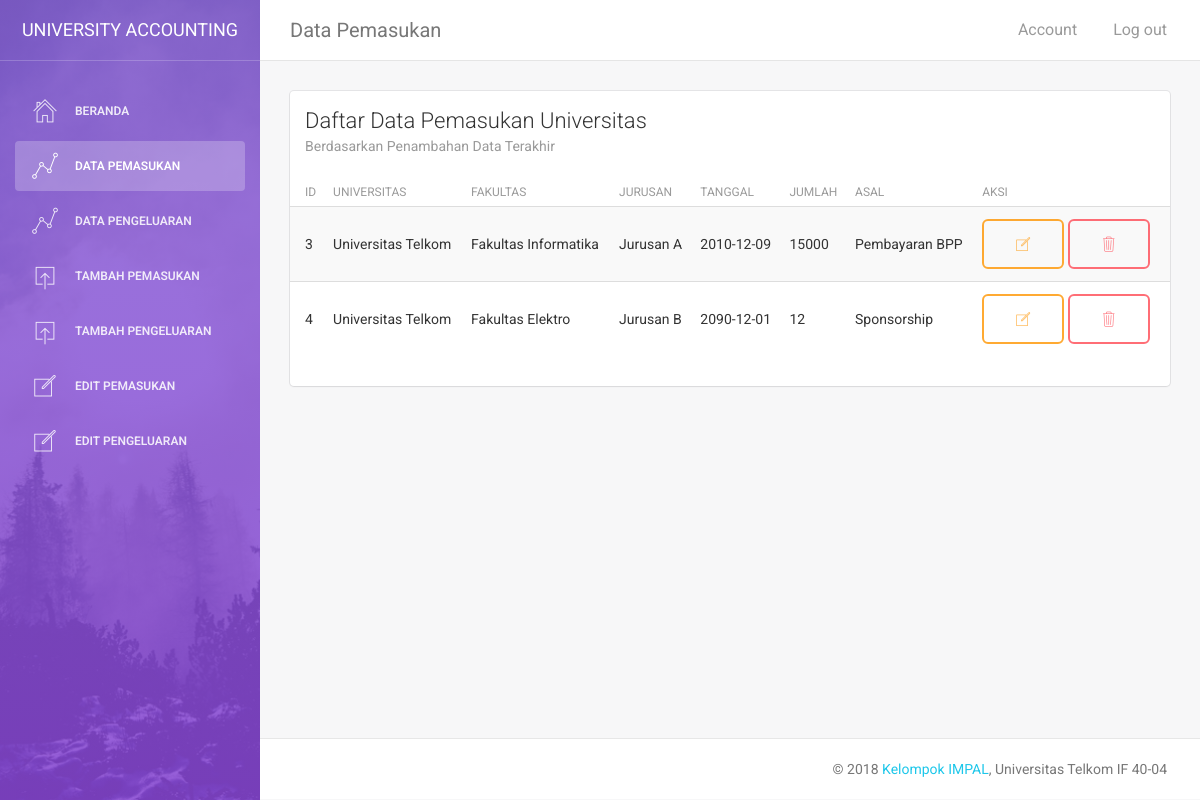
Before: /impal/index.php/pemasukan with the older database file.
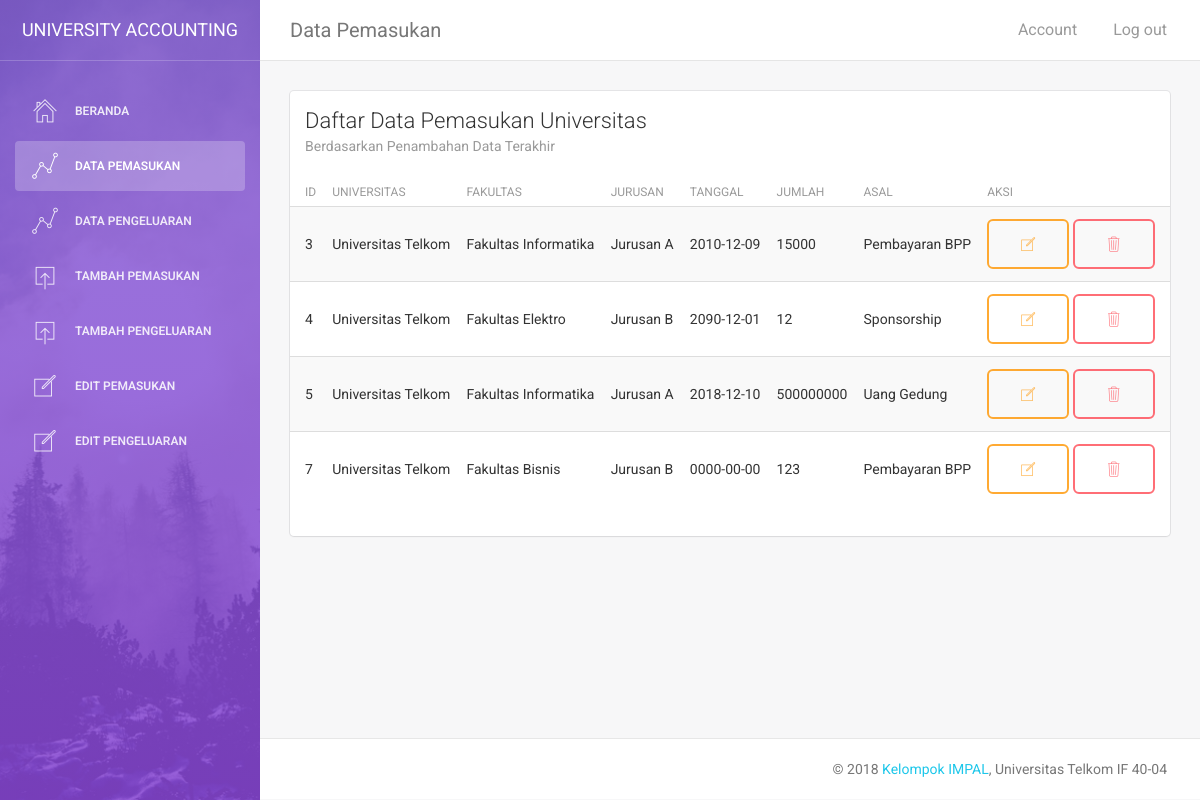
After: the same page with the newer database file.
### tables this page shows
CREATE TABLE `pemasukan` (
  `id_pemasukan` int(11) NOT NULL,
  `nama_univ` varchar(20) NOT NULL,
  `nama_fakultas` varchar(20) NOT NULL,
  `nama_jurusan` varchar(20) NOT NULL,
  `tanggal_pemasukan` date NOT NULL,
  `jumlah_pemasukan` int(20) NOT NULL,
  `asal_pemasukan` varchar(20) NOT NULL
);

### impal/application/controllers/pemasukan.php (called while the page is built, shortened)
<?php
Class pemasukan extends CI_Controller
{
    public function __construct()
    {
        $this->load->model('m_pemasukan');
    }
    public function index($offset=0)
    {
        $data['pemasukan'] = $this->m_pemasukan->getAllpemasukan();
        $data['pemasukan1'] = $this->m_pemasukan->getpemasukan(1);
        $this->load->view('index',$data);
    }
}
?>

### impal/index.php (called while the page is built, shortened)
<?php
require_once BASEPATH.'core/CodeIgniter.php';

### impal/application/models/m_pemasukan.php (called while the page is built, shortened)
<?php
Class m_pemasukan extends CI_Model
{
	public function getAllpemasukan(){
		$query = $this->db->get('pemasukan');
		return $query->result_array();
	}
	public function getpemasukan($id)
	{
		$this->db->where('id_pemasukan',$id);
		$query = $this->db->get('pemasukan');
		return $query->row_array();
	}
}

### impal/application/views/index.php (the view, shortened to what this page needs)
<!doctype html>
<html lang="en">
<head>
    <link href="<?php echo base_url("assets/css/bootstrap.min.css") ?> " rel="stylesheet" />
    <link href="<?php echo base_url("assets/css/animate.min.css") ?> " rel="stylesheet"/>
    <link href="<?php echo base_url("assets/css/light-bootstrap-dashboard.css?v=1.4.0") ?> " rel="stylesheet"/>
    <link href="<?php echo base_url("assets/css/demo.css") ?> " rel="stylesheet" />
    <link href="http://maxcdn.bootstrapcdn.com/font-awesome/4.2.0/css/font-awesome.min.css" rel="stylesheet">
    <link href="<?php echo base_url("assets/css/pe-icon-7-stroke.css") ?> " rel="stylesheet" />
</head>
<body>
<div class="wrapper">
    <div class="sidebar" data-color="purple" data-image="<?php echo base_url("assets/img/sidebar-5.jpg") ?> ">
    	<div class="sidebar-wrapper">
            <div class="logo">
                <a href="#" class="simple-text">
                    University Accounting
                </a>
            </div>
            <ul class="nav">
                <li>
                    <a href="<?php echo site_url('CBeranda') ?>">
                        <i class="pe-7s-home"></i>
                        <p>Beranda</p>
                    </a>
                </li>
                <li  class="active">
                    <a href="<?php echo site_url('pemasukan') ?>">
                        <i class="pe-7s-graph1"></i>
                        <p>Data Pemasukan</p>
                    </a>
                </li>
                <li>
                    <a href="<?php echo site_url('pengeluaran') ?>">
                        <i class="pe-7s-graph1"></i>
                        <p>Data Pengeluaran</p>
                    </a>
                </li>
                <li>
                    <a href="<?php echo site_url('pemasukan/add') ?>">
                        <i class="pe-7s-upload"></i>
                        <p>Tambah Pemasukan</p>
                    </a>
                </li>
                <li>
                    <a href="<?php echo site_url('pengeluaran/add') ?>">
                        <i class="pe-7s-upload"></i>
                        <p>Tambah Pengeluaran</p>
                    </a>
                </li>
                <li>
                    <a href="#" class="disable">
                        <i class="pe-7s-note"></i>
                        <p>Edit Pemasukan</p>
                    </a>
                </li>
                <li>
                    <a href="#" class="disable">
                        <i class="pe-7s-note"></i>
                        <p>Edit Pengeluaran</p>
                    </a>
                </li>
            </ul>
    	</div>
    </div>
    <div class="main-panel">
        <nav class="navbar navbar-default navbar-fixed">
            <div class="container-fluid">
                <div class="navbar-header">
                    <a class="navbar-brand" href="#">Data Pemasukan</a>
                </div>
                <div class="collapse navbar-collapse">
                    <ul class="nav navbar-nav navbar-right">
                        <li>
                           <a href="">
                               <p>Account</p>
                            </a>
                        </li>
                        <li>
                            <a href="<?php echo site_url('Akun_C/logout') ?>">
                                <p>Log out</p>
                            </a>
                        </li>
                    </ul>
                </div>
            </div>
        </nav>
        <div class="content">
            <div class="container-fluid">
                <div class="row">
                    <div class="col-md-12">
                        <div class="card">
                            <div class="header">
                                <h4 class="title">Daftar Data Pemasukan Universitas</h4>
                                <p class="category">Berdasarkan Penambahan Data Terakhir</p>
                            </div>
                            <div class="content table-responsive table-full-width">
                                <table class="table table-hover table-striped">
                                    <thead>
                                        <th>ID</th>
                                        <th>Universitas</th>
                                        <th>Fakultas</th>
                                        <th>Jurusan</th>
                                        <th>Tanggal</th>
                                        <th>Jumlah</th>
                                        <th>Asal</th>
                                        <th>Aksi</th>
                                    </thead>
                                    <tbody>
                                        <?php $i=0; foreach ($pemasukan as $key => $value) { $i++; ?>
                                        <tr>
                                            <td><?php echo $value['id_pemasukan'];?></td>
                                            <td><?php echo $value['nama_univ'];?></td>
                                            <td><?php echo $value['nama_fakultas'];?></td>
                                            <td><?php echo $value['nama_jurusan'];?></td>
                                            <td><?php echo $value['tanggal_pemasukan'];?></td>
                                            <td><?php echo $value['jumlah_pemasukan'];?></td>
                                            <td><?php echo $value['asal_pemasukan'];?></td>
                                            <td>
                                                <a type="button" class="btn btn-lg btn-warning pe-7s-note" href="<?php echo site_url('pemasukan/edit/'.$value['id_pemasukan']);?>"></a>
                                                <a type="button" class="btn btn-lg btn-danger pe-7s-trash" href="<?php echo site_url('pemasukan/delete/'.$value['id_pemasukan']);?>" onclick="return confirm('Konfirmasi Penghapusan Data')"></a>
                                            </td>
                                        </tr>
                                        <?php } ?>
                                    </tbody>
                                </table>
                            </div>
                        </div>
                    </div>
                </div>
            </div>
        </div>
        <footer class="footer">
            <div class="container-fluid">
                <p class="copyright pull-right">
                    &copy; <script>document.write(new Date().getFullYear())</script> <a href="http://www.creative-tim.com">Kelompok IMPAL</a>, Universitas Telkom IF 40-04
                </p>
            </div>
        </footer>
    </div>
</div>
</body>
</html>

Changed rows visible on the page:
added pemasukan: id_pemasukan "5", nama_univ "Universitas Telkom", nama_fakultas "Fakultas Informatika", nama_jurusan "Jurusan A", tanggal_pemasukan "2018-12-10", jumlah_pemasukan "500000000", asal_pemasukan "Uang Gedung"
added pemasukan: id_pemasukan "7", nama_univ "Universitas Telkom", nama_fakultas "Fakultas Bisnis", nama_jurusan "Jurusan B", tanggal_pemasukan "0000-00-00", jumlah_pemasukan "123", asal_pemasukan "Pembayaran BPP"
